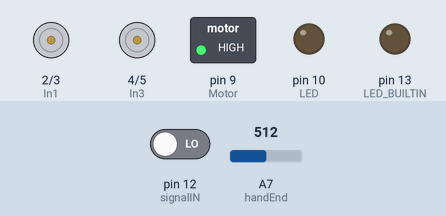
Simulated run of this sketch. Board: Arduino Nano, built with avr-gcc and run on an emulated ATmega328P. Shown: motor-driver pin pairs drawn as motors (green arrow = first pin HIGH = forward, orange = second pin HIGH = backward, longer = more drive), switched loads named in the sketch (green lamp = pin HIGH), output pins drawn as LEDs (lit = HIGH). The test bench sets the inputs (shaded band); at power-on: pin 12 (signalIN) LOW, A7 (handEnd) = 512.

Above: at 1.2 s.
1.3 s: pin 12 (signalIN) driven HIGH
At 1.45 s:
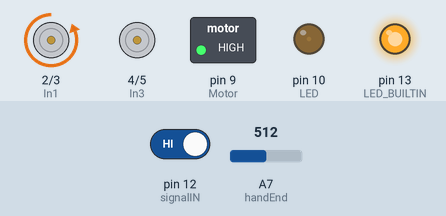
At 2.41 s:
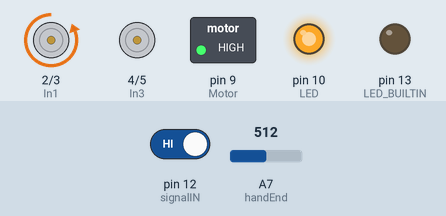
4.3 s: pin 12 (signalIN) driven LOW
At 5.6 s:
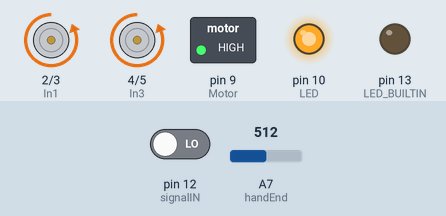
Timing chart, 0 to 12.7 s (numbered marks = the images above; inputs shaded):
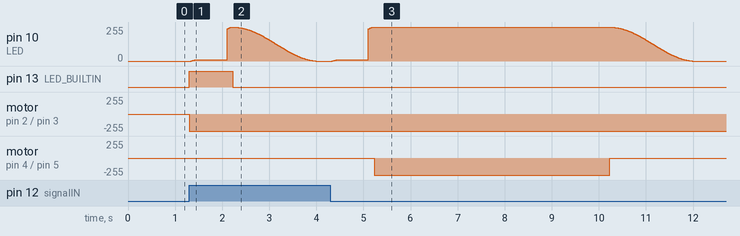

Measured:
- after the input at 1.3 s, pin 10 (LED): rises from 0/255 to 254/255 in 0.89 s, then falls to 0/255 in 1.8 s; pin 13 (LED_BUILTIN): LOW → HIGH at once, → LOW 0.93 s later; motor on pin 2 (In1) / pin 3 (In2): stopped → backward 255/255 at once
- after the input at 4.3 s, pin 10 (LED): rises from 0/255 to 254/255 in 5.9 s, then falls to 0/255 in 1.8 s; motor on pin 4 (In3) / pin 5 (In4): stopped → backward 255/255 after 0.93 s, → stopped 5.0 s later

The sketch:

hand_motor_R.ino
```cpp
/*
 *            ！！注意左右邊順逆時針問題！！
 *
 * 2021.09.29 Body Topology hand_part for 右邊
 *            Motor Arduino Code
 * by Xylo Hsiao
 */

const int In1 = 2;      //for LED
const int In2 = 3;
const int In3 = 4;      //for Motor
const int In4 = 5;
const int Motor = 9;   // 600 ~= 5V; 1023 ~=11V
const int LED = 10;
int Maxbright = 255 / 2; //PWM 0 ~ 255
#define handEnd A7
#define signalIN 12
const int handMotor_time = 5000;
int triggerSignal = 0;
int motorState = 0;

void setup() {
  pinMode(In1, OUTPUT);
  pinMode(In2, OUTPUT);
  pinMode(In3, OUTPUT);
  pinMode(In4, OUTPUT);
  pinMode(Motor, OUTPUT);
  pinMode(LED, OUTPUT);
  pinMode(handEnd, INPUT);
  pinMode(signalIN, INPUT);
  pinMode(LED_BUILTIN, OUTPUT);
  analogWrite(Motor, 980);  //900
  analogWrite(LED, 0);
  digitalWrite(In1, LOW);
  digitalWrite(In2, HIGH);
  mstop();
  Serial.begin(9600);
}

void loop() {
  //triggerSignal = Serial.read();
  //Serial.println(analogRead(handEnd));
  triggerSignal = digitalRead(signalIN);

  if (triggerSignal == HIGH && motorState ==0){     //49 for keybroad"1"
    digitalWrite(LED_BUILTIN, HIGH);
    light();
    tightR();
    motorState = 1;
  }
  if (analogRead(handEnd) < 700 && motorState ==1){     //50 for keybroad"3"
    digitalWrite(LED_BUILTIN, LOW);
    mstop();
    goOut();
    motorState = 2;
  }

  if (triggerSignal == LOW && motorState == 2){
    light();
    releaseR();
    delay(handMotor_time);
    mstop();
    goOut();
    motorState = 0;
  }
}

void releaseL(){
  digitalWrite(In3, LOW);
  digitalWrite(In4, HIGH);
}
void tightL(){
  digitalWrite(In3, HIGH);
  digitalWrite(In4, LOW);
}

void tightR(){
  digitalWrite(In3, HIGH);
  digitalWrite(In4, LOW);
}
void releaseR(){
  digitalWrite(In3, LOW);
  digitalWrite(In4, HIGH);
}

void mstop(){
  digitalWrite(In1, LOW);
  digitalWrite(In2, LOW);
  digitalWrite(In3, LOW);
  digitalWrite(In4, LOW);
}

void light(){
  digitalWrite(In1, LOW);
  digitalWrite(In2, HIGH);
  for (int i = 180; i < 360; i++) {
  float angle = radians(i+90);
  int bright = Maxbright + Maxbright*sin(angle);
  analogWrite(LED, bright);
  delay(5);
  }
}

void goOut(){
  digitalWrite(In1, LOW);
  digitalWrite(In2, HIGH);
  for (int i = 0; i < 180; i++) {
  float angle = radians(i+90);
  int bright = Maxbright + Maxbright*sin(angle);
  analogWrite(LED, bright);
  delay(10);
  }
}
```
